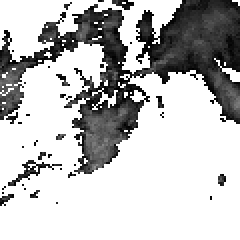
#> input picture tests/api/fixtures/radar_frame_20260927T2005.png, 120 x 120 px (shown 2 times larger)
$ python -i radar.py   (imports and definitions only)
#> lines starting #> are read from the running program, lines starting #| are printed output that depends on the picture; after the words box and inside, x2 and y2 are one past the last pixel; in counts of white or black regions, pixels touching at a corner belong together
#> further down, picture is the input picture: PIL image 120x120 RGBA; mean R, G, B, A 13.7, 13.7, 13.7, 78.4
"""Imágenes del radar: mapa propio, colores propios y animación (docs/radar.md).

Sin nada de Home Assistant: recibe las pasadas en grises del WMS de MeteoGalicia
y devuelve un WEBP animado y un PNG. Capas, de abajo arriba: fondo y concellos,
radar semitransparente, contornos de los concellos, ubicaciones, y hora, leyenda y
atribución en una franja aparte, para que con lluvia en todas partes se siga
viendo dónde está cada cosa.
"""

from __future__ import annotations

from collections.abc import Iterable, Sequence
from dataclasses import dataclass
from datetime import datetime
from functools import cache
import io
import math
from pathlib import Path
from typing import Final

from PIL import Image, ImageChops, ImageDraw, ImageFont

from .api.radar import DBZ_MAX, DBZ_MIN, BBox

FONT_FILE: Final = Path(__file__).parent / "data" / "DejaVuSans-latin.ttf"

KM_PER_DEGREE: Final = 111.2
# Tamaño de la imagen centrada en una ubicación (cuadrada) y de la de Galicia.
AREA_SIZE: Final = 480
GALICIA: Final = BBox(south=41.75, west=-9.45, north=43.85, east=-6.65)

# Escala propia: desde qué dBZ empieza cada nivel. Por debajo del primero, nada
# (ecos débiles, ruido). Con Marshall-Palmer (Z = 200·R^1,6): 20 dBZ ≈ 0,6 mm/h,
# 28 ≈ 1,9, 35 ≈ 5,6, 42 ≈ 15, 48 ≈ 37 y 54 ≈ 87 mm/h.
LEVELS: Final = (
    ("light", 20.0, (70, 150, 245)),
    ("moderate", 28.0, (40, 190, 90)),
    ("heavy", 35.0, (250, 210, 40)),
    ("very_heavy", 42.0, (245, 130, 30)),
    ("intense", 48.0, (225, 40, 40)),
    ("torrential", 54.0, (170, 40, 190)),
)
RADAR_ALPHA: Final = 180  # ~70 % de opacidad

LABELS: Final = {
    "gl": ("feble", "moderada", "forte", "moi forte", "intensa", "torrencial"),
    "es": ("débil", "moderada", "fuerte", "muy fuerte", "intensa", "torrencial"),
    "en": ("light", "moderate", "heavy", "very heavy", "intense", "torrential"),
}
ATTRIBUTION: Final = "MeteoGalicia · CC BY-SA 4.0"

# El radar está en el monte Xesteiras (Cuntis, Pontevedra), donde está la estación de
# ese nombre. A más de 100 km deja de ver bien la lluvia: con los pluviómetros de
# toda Galicia, de la lluvia de 1 mm/h o más, a 20 dBZ ve el 91 % a menos de 50 km, el
# 84 a 87 % de 50 a 100 km y el 58 a 71 % de 100 a 150 km (docs/radar.md).
RADAR_POSITION: Final = (42.675, -8.586)
RELIABLE_KM: Final = 100.0
FAR_NOTES: Final = {
    "gl": "A máis de 100 km do radar ve peor a choiva",
    "es": "A más de 100 km del radar ve peor la lluvia",
    "en": "Over 100 km from the radar it sees rain less well",
}
HATCH: Final = (90, 90, 90, 90)  # rayas de lo lejano, tenues para no tapar el radar
HATCH_STEP: Final = 9

BACKGROUND: Final = (236, 238, 241, 255)  # mar y fuera de Galicia (sin distinguir)
LAND: Final = (226, 229, 219, 255)
BORDER: Final = (95, 95, 95, 255)
FOOTER: Final = (255, 255, 255, 255)
TEXT: Final = (30, 30, 30, 255)
FOOTER_HEIGHT: Final = 22
NOTE_HEIGHT: Final = 14  # línea extra de la franja inferior si hay zona lejana


@dataclass(frozen=True, slots=True)
class Area:
    """Recuadro de la imagen y su tamaño en píxeles (proyección lat/lon)."""

    bbox: BBox
    width: int
    height: int

    # [21 lines left out: functions xy, area_around, galicia_area, not called in this run]


@dataclass(frozen=True, slots=True)
class Marker:
    latitude: float
    longitude: float
    main: bool  # la ubicación de la imagen; el resto, más discretas


class RadarRenderer:
    """Dibuja las pasadas de un recuadro. El mapa se prepara una sola vez."""

    # [29 lines left out: function __init__, not called in this run]

    @property
    def footer_height(self) -> int:
        return FOOTER_HEIGHT + (NOTE_HEIGHT if self.far else 0)

    # [100 lines left out: functions frame, _with_footer, distance_km, _has_far_zone, _draw_far_zone, animation and 1 more, not called in this run]


def level_for(dbz: float) -> int | None:
    """Índice del nivel de la escala para una reflectividad, o None si no llega."""
    index = None
    for position, (_, start, _) in enumerate(LEVELS):
        if dbz >= start:
            index = position
    return index


@cache
def _lookup() -> tuple[list[int], list[int], list[int], list[int]]:
    """Gris del WMS (0-255) → color de nuestra escala y opacidad."""
    red, green, blue, alpha = [], [], [], []
    for gray in range(256):
        level = level_for(DBZ_MIN + gray / 255 * (DBZ_MAX - DBZ_MIN))
        color = LEVELS[level][2] if level is not None else (0, 0, 0)
        red.append(color[0])
        green.append(color[1])
        blue.append(color[2])
        alpha.append(RADAR_ALPHA if level is not None else 0)
    return red, green, blue, alpha


def _colorize(gray: Image.Image) -> Image.Image:
    luminance, transparency = gray.convert("LA").split()
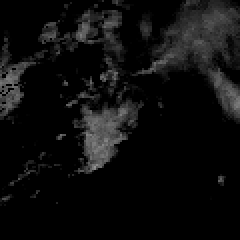
#> luminance: PIL image 120x120 L (shown 2 times larger); min 0, max 148, mean 13.7
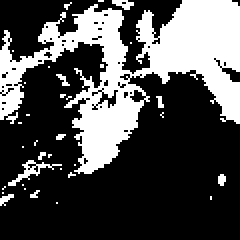
#> transparency: PIL image 120x120 L (shown 2 times larger); 30.7% white; 34 white regions (30 under 20 px), largest, box (x1, y1, x2, y2) and area: (0, 0, 120, 87) 4147, (4, 80, 31, 93) 83, (56, 0, 67, 5) 33, (0, 97, 7, 103) 22
    red, green, blue, alpha = _lookup()
    opacity = ImageChops.multiply(luminance.point(alpha), transparency)
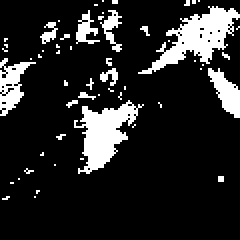
#> opacity: PIL image 120x120 L (shown 2 times larger); values 0 (black) and 180 (white), 14.8% white; 56 white regions (48 under 20 px), largest, box (x1, y1, x2, y2) and area: (69, 3, 120, 37) 650, (37, 50, 72, 87) 583, (0, 29, 18, 58) 229
    return Image.merge(
        "RGBA",
        (luminance.point(red), luminance.point(green), luminance.point(blue), opacity),
    )
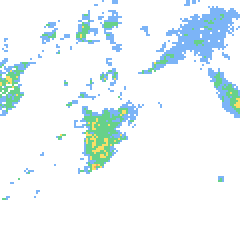
#> returned value: PIL image 120x120 RGBA (shown 2 times larger); mean R, G, B, A 10.4, 24.5, 27.7, 26.7; transparent parts drawn white


# [10 lines left out: function _draw_marker, not called in this run]


@cache
def _font(size: int) -> ImageFont.FreeTypeFont:
    return ImageFont.truetype(str(FONT_FILE), size)

>>> from PIL import Image
>>> picture = Image.open('../../tests/api/fixtures/radar_frame_20260927T2005.png')
>>> result = _colorize(picture)
